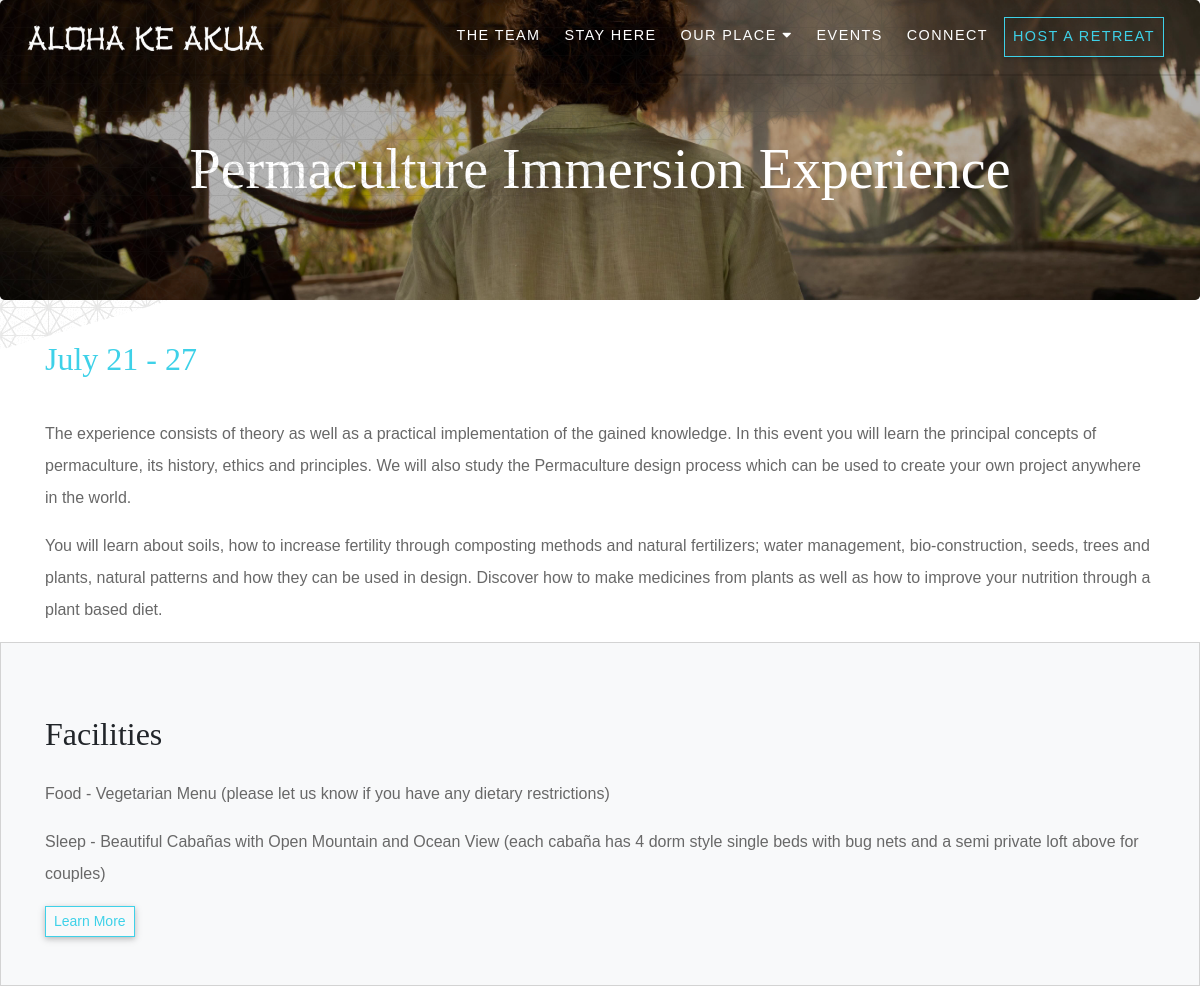
/retreats/events/1 (upper part), run on an earlier commit of the app's database.
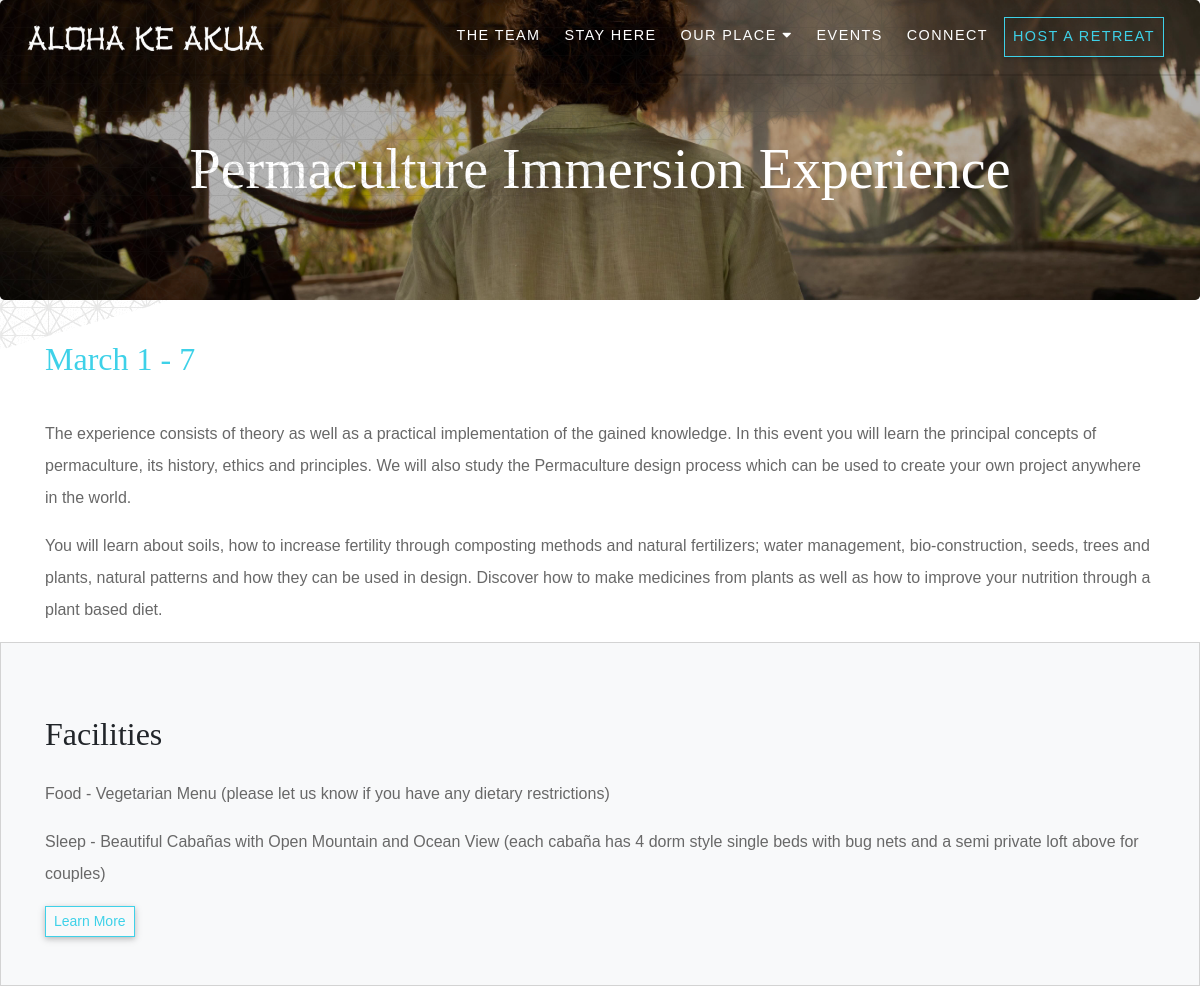
And on a later commit of the database.
### retreats/models.py (models this page shows, shortened)
class Event(models.Model):
    title = models.CharField(max_length=200)
    home_image = models.ImageField(upload_to='img/', blank=True, default='img/yoga.jpg')
    start_date = models.DateField()
    end_date = models.DateField(blank=True, null=True)
    short_description = models.TextField(max_length=350, help_text='Enter a short description of the retreat')
    description = models.TextField(max_length=1500, help_text='Enter a description of the retreat')
    facilities = models.ManyToManyField(Facility, help_text='Select the Facilities Present', blank=True)
    host = models.TextField(max_length=1000, null=True, blank=True, help_text='Enter a description of the facilitator if there is one')
    schedule = models.TextField(max_length=1000, null=True, blank=True, help_text='Enter a description of the schedule if there is one')
    picture_position = models.CharField(max_length=6, default='center', help_text='Type: up, down, or center to choose header image position ')
    class Meta:
        ordering = ['-start_date']
    @property
    def months_different(self):
        if self.end_date:
            return self.start_date.strftime('%B') == self.end_date.strftime('%B')
    @property
    def position(self):
        if self.picture_position == 'up':
            return '25%'
        elif self.picture_position == 'center':
            return 'center'
        elif self.picture_position == 'down':
            return '75%'

### retreats/views.py (the view)
# urls.py: path('events/<int:pk>', views.EventDetail.as_view(), name='event-detail'),
class EventDetail(generic.DetailView):
    model = Event

### retreats/templates/retreats/event_detail.html (shortened to what this page needs)
{% extends "base_generic.html" %}
{% block content %}
<section id="{{event.title|cut:' ' }}"
    class="jumbotron text-center d-flex flex-column justify-content-center align-items-center mb-0 header-mobile">
    <h2 class="display-4 mt-5">{{ event.title }}</h2>
</section>
<section id="content" class="text-center text-md-left">
    <div class="container">
        <div class="row mt-3">
            <div class="col-12">
                <h2 class="retreat-date my-4">{{ event.start_date|date:'F j'}}
                    {% if event.end_date != null %} -
                    {% if event.months_different %}
                    {{ event.end_date|date:'j' }}
                    {% else %}
                    {{ event.end_date|date:'F j' }}
                    {% endif %}
                    {% endif %}</h2>
                <p>{{ event.description|linebreaks }}</p>
            </div>
        </div>
    </div>
</section>
{% if event.facilities.count != 0 or event.schedule %}
<section id="content" class="d-flex justify-content-center align-items-center py-5 grey-background">
    <div class="container">
        <div class="row">
            {% if event.facilities.count != 0 %}
            <div class="col-md-12 text-center text-md-left">
                <h2 class="my-4">Facilities</h2>
                {% for facility in event.facilities.all %}
                <p>{{ facility.name }}</p>
                {% endfor %}
                <a href="{% url 'the_space' %}" class="btn rounded-0 btn-sm" id="btn-custom">Learn More</a>
            </div>
            {% endif %}
        </div>
    </div>
</section>
{% endif %}
{% endblock %}

What changed in the data, as far as the page shows it:
changed Event "Permaculture Immersion Experience": start_date "July 21" → "March 1"; end_date "27" → "7"
